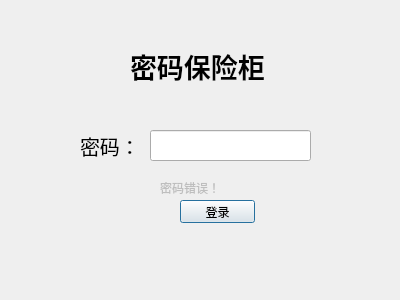
<?xml version="1.0" encoding="UTF-8"?>
<ui version="4.0">
 <class>Dialog</class>
 <widget class="QDialog" name="Dialog">
  <property name="geometry">
   <rect>
    <x>0</x>
    <y>0</y>
    <width>400</width>
    <height>300</height>
   </rect>
  </property>
  <property name="windowTitle">
   <string>Dialog</string>
  </property>
  <widget class="QLabel" name="label">
   <property name="geometry">
    <rect>
     <x>130</x>
     <y>20</y>
     <width>151</width>
     <height>91</height>
    </rect>
   </property>
   <property name="font">
    <font>
     <family>幼圆</family>
     <pointsize>20</pointsize>
     <weight>75</weight>
     <bold>true</bold>
    </font>
   </property>
   <property name="text">
    <string>密码保险柜</string>
   </property>
  </widget>
  <widget class="QLineEdit" name="lineEdit">
   <property name="geometry">
    <rect>
     <x>150</x>
     <y>130</y>
     <width>161</width>
     <height>31</height>
    </rect>
   </property>
  </widget>
  <widget class="QLabel" name="label_2">
   <property name="geometry">
    <rect>
     <x>80</x>
     <y>130</y>
     <width>61</width>
     <height>31</height>
    </rect>
   </property>
   <property name="font">
    <font>
     <family>幼圆</family>
     <pointsize>15</pointsize>
    </font>
   </property>
   <property name="text">
    <string>密码：</string>
   </property>
  </widget>
  <widget class="QLabel" name="label_3">
   <property name="enabled">
    <bool>false</bool>
   </property>
   <property name="geometry">
    <rect>
     <x>160</x>
     <y>180</y>
     <width>111</width>
     <height>16</height>
    </rect>
   </property>
   <property name="font">
    <font>
     <stylestrategy>PreferDefault</stylestrategy>
    </font>
   </property>
   <property name="contextMenuPolicy">
    <enum>Qt::DefaultContextMenu</enum>
   </property>
   <property name="layoutDirection">
    <enum>Qt::LeftToRight</enum>
   </property>
   <property name="text">
    <string>密码错误！</string>
   </property>
  </widget>
  <widget class="QPushButton" name="pushButtonOK">
   <property name="geometry">
    <rect>
     <x>180</x>
     <y>200</y>
     <width>75</width>
     <height>23</height>
    </rect>
   </property>
   <property name="text">
    <string>登录</string>
   </property>
  </widget>
 </widget>
 <resources/>
 <connections/>
</ui>
